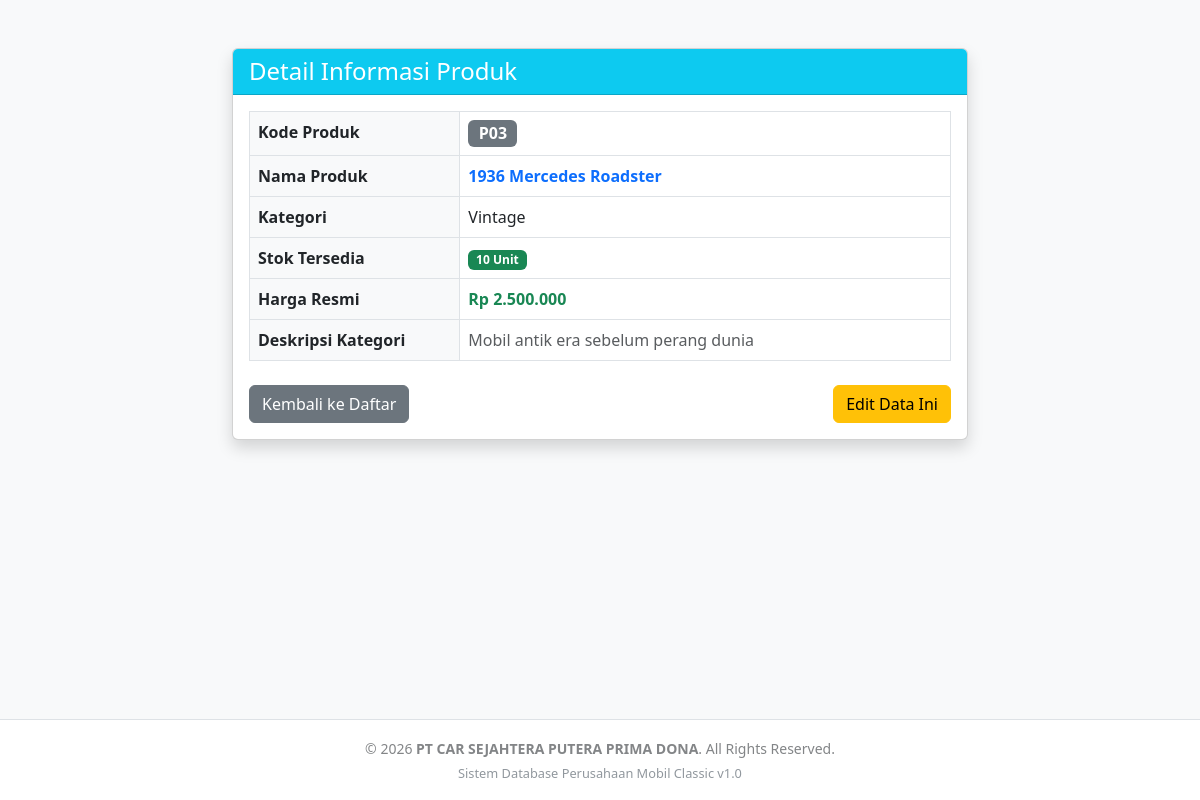
Screenshot of /read.php?code=P03 with the database file from the repository.
### tables this page shows
CREATE TABLE `products` (
  `productCode` varchar(15) NOT NULL,
  `productName` varchar(100) NOT NULL,
  `productLine` varchar(50) DEFAULT NULL,
  `quantityInStock` int(11) DEFAULT 0,
  `price` decimal(10,2) DEFAULT NULL
);

CREATE TABLE `productlines` (
  `productLine` varchar(50) NOT NULL,
  `description` text DEFAULT NULL
);

### read.php (the view, shortened to what this page needs)
<?php
include 'koneksi.php';
$code = $_GET['code'] ?? '';
$stmt = $pdo->prepare("SELECT p.*, pl.description FROM products p LEFT JOIN productlines pl ON p.productLine = pl.productLine WHERE p.productCode = ?");
$stmt->execute([$code]);
$product = $stmt->fetch(PDO::FETCH_ASSOC);
?>
<!DOCTYPE html>
<html lang="id">
<head>
    <link href="https://cdn.jsdelivr.net/npm/bootstrap@5.3.0/dist/css/bootstrap.min.css" rel="stylesheet">
</head>
<body class="bg-light">
    <div class="container mt-5">
        <div class="row justify-content-center">
            <div class="col-md-8">
                <div class="card shadow">
                    <div class="card-header bg-info text-white">
                        <h4 class="mb-0">Detail Informasi Produk</h4>
                    </div>
                    <div class="card-body">
                        <table class="table table-bordered bg-white">
                            <tr>
                                <th class="bg-light" style="width: 30%;">Kode Produk</th>
                                <td><span class="badge bg-secondary fs-6"><?= htmlspecialchars($product['productCode']) ?></span></td>
                            </tr>
                            <tr>
                                <th class="bg-light">Nama Produk</th>
                                <td class="fw-bold text-primary"><?= htmlspecialchars($product['productName']) ?></td>
                            </tr>
                            <tr>
                                <th class="bg-light">Kategori</th>
                                <td><?= htmlspecialchars($product['productLine']) ?></td>
                            </tr>
                            <tr>
                                <th class="bg-light">Stok Tersedia</th>
                                <td>
                                    <span class="badge <?= $product['quantityInStock'] > 0 ? 'bg-success' : 'bg-danger' ?>">
                                        <?= $product['quantityInStock'] ?> Unit
                                    </span>
                                </td>
                            </tr>
                            <tr>
                                <th class="bg-light">Harga Resmi</th>
                                <td class="text-success fw-semibold">Rp <?= number_format($product['price'], 0, ',', '.') ?></td>
                            </tr>
                            <tr>
                                <th class="bg-light">Deskripsi Kategori</th>
                                <td class="text-muted italic">
                                    <?= htmlspecialchars($product['description'] ?? 'Tidak ada deskripsi.') ?>
                                </td>
                            </tr>
                        </table>
                        <div class="d-flex justify-content-between mt-4">
                            <a href="index.php" class="btn btn-secondary">Kembali ke Daftar</a>
                            <a href="edit.php?code=<?= $product['productCode'] ?>" class="btn btn-warning">Edit Data Ini</a>
                        </div>
                    </div>
                </div>
            </div>
        </div>
    </div>
    <footer class="footer mt-auto py-3 bg-white border-top">
        <div class="container text-center">
            <span class="text-muted small opacity-75">
                © 2026 <strong>PT CAR SEJAHTERA PUTERA PRIMA DONA</strong>. All Rights Reserved.
                <br>
                <span class="text-secondary" style="font-size: 0.8rem;">Sistem Database Perusahaan Mobil Classic v1.0</span>
            </span>
        </div>
    </footer>
</body>
</html>

### read.php (style rules this page uses)
html, body { height: 100%; }
body { display: flex; flex-direction: column; }
.container.mt-5 { flex: 1 0 auto; }
.footer { flex-shrink: 0; }

### rows the page displays
products: productCode "P03", productName "1936 Mercedes Roadster", productLine "Vintage", quantityInStock "10", price "2.500.000", productLine.description "Mobil antik era sebelum perang dunia"
